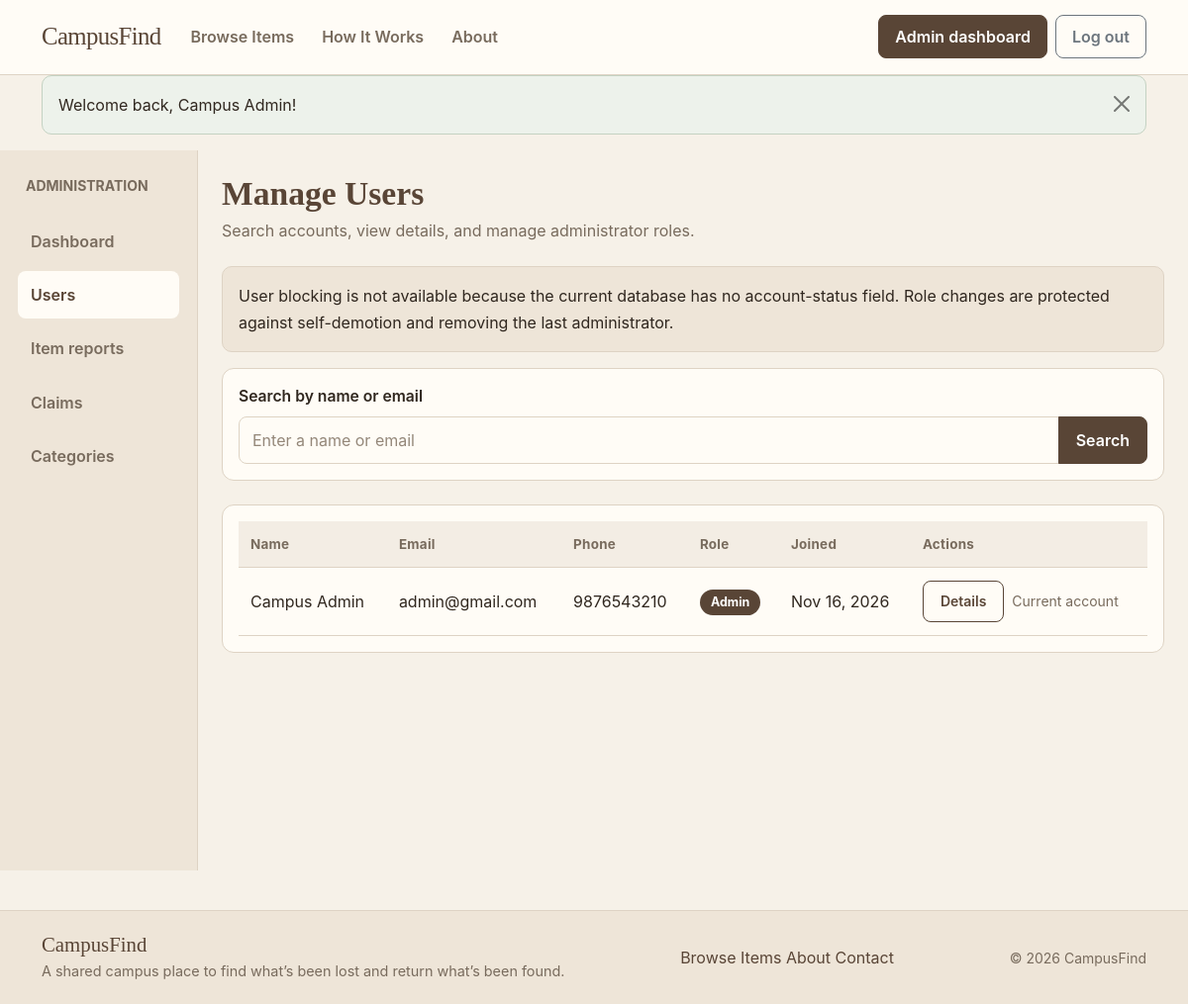
/admin/manage_users.php (signed in), run on the app's committed database.
### tables this page shows
CREATE TABLE IF NOT EXISTS `users` (
  `user_id` INT AUTO_INCREMENT PRIMARY KEY,
  `name` VARCHAR(100) NOT NULL,
  `email` VARCHAR(100) NOT NULL UNIQUE,
  `phone` VARCHAR(20) NOT NULL,
  `password` VARCHAR(255) NOT NULL,
  `role` ENUM('admin', 'user') NOT NULL DEFAULT 'user',
  `created_at` TIMESTAMP DEFAULT CURRENT_TIMESTAMP
);

### admin/manage_users.php (the view, shortened to what this page needs)
<?php
require_once __DIR__ . '/../includes/functions.php';
$search = isset($_GET['search']) && is_string($_GET['search']) ? trim($_GET['search']) : '';
$usersQuery = 'SELECT user_id, name, email, phone, role, created_at FROM users';
$params = [];
$usersQuery .= ' ORDER BY created_at DESC';
$stmt = $pdo->prepare($usersQuery);
$stmt->execute($params);
$users = $stmt->fetchAll();
require_once __DIR__ . '/../includes/header.php';
require_once __DIR__ . '/../includes/admin_sidebar.php';
?>
<div class="mb-4">
    <h1 class="h2 fw-bold text-navy mb-1">Manage Users</h1>
    <p class="text-muted mb-0">Search accounts, view details, and manage administrator roles.</p>
</div>
<div class="alert alert-info">
    User blocking is not available because the current database has no account-status field. Role changes are protected against self-demotion and removing the last administrator.
</div>
<form method="GET" class="card card-custom p-3 mb-4">
    <label for="user-search" class="form-label fw-semibold">Search by name or email</label>
    <div class="input-group">
        <input id="user-search" type="search" name="search" class="form-control" value="<?php echo e($search); ?>" maxlength="100" placeholder="Enter a name or email">
        <button class="btn btn-navy" type="submit"><i class="bi bi-search"></i> Search</button>
    </div>
</form>
<div class="card card-custom p-3">
    <div class="table-responsive">
        <table class="table table-hover align-middle mb-0">
            <thead><tr><th>Name</th><th>Email</th><th>Phone</th><th>Role</th><th>Joined</th><th>Actions</th></tr></thead>
            <tbody>
                <?php foreach ($users as $user): ?>
                    <tr>
                        <td><?php echo e($user['name']); ?></td>
                        <td><?php echo e($user['email']); ?></td>
                        <td><?php echo e($user['phone']); ?></td>
                        <td><span class="badge <?php echo $user['role'] === 'admin' ? 'bg-primary' : 'bg-secondary'; ?>"><?php echo e(ucfirst($user['role'])); ?></span></td>
                        <td><?php echo e(format_date($user['created_at'])); ?></td>
                        <td>
                            <div class="d-flex flex-wrap gap-2">
                                <a class="btn btn-sm btn-outline-primary" href="<?php echo BASE_URL; ?>admin/manage_users.php?view=<?php echo (int)$user['user_id']; ?><?php echo $search !== '' ? '&search=' . rawurlencode($search) : ''; ?>">Details</a>
                                <?php if ((int)$user['user_id'] !== (int)$_SESSION['user_id']): ?>
                                    <form method="POST" class="d-flex gap-1" onsubmit="return confirm('Change this user role?');">
                                        <input type="hidden" name="csrf_token" value="<?php echo e(generate_csrf_token()); ?>">
                                        <input type="hidden" name="user_id" value="<?php echo (int)$user['user_id']; ?>">
                                        <select name="role" class="form-select form-select-sm" aria-label="Role for <?php echo e($user['name']); ?>">
                                            <option value="user" <?php echo $user['role'] === 'user' ? 'selected' : ''; ?>>User</option>
                                            <option value="admin" <?php echo $user['role'] === 'admin' ? 'selected' : ''; ?>>Admin</option>
                                        </select>
                                        <button class="btn btn-sm btn-outline-secondary" type="submit">Save</button>
                                    </form>
                                <?php else: ?>
                                    <span class="small text-muted align-self-center">Current account</span>
                                <?php endif; ?>
                            </div>
                        </td>
                    </tr>
                <?php endforeach; ?>
            </tbody>
        </table>
    </div>
</div>
<?php
require_once __DIR__ . '/../includes/admin_content_end.php';
require_once __DIR__ . '/../includes/footer.php';
?>

### assets/css/style.css (style rules this page uses)
:root { --primary-navy: #594536; --primary-navy-hover: #423326; --accent-blue: #a66b4f; --accent-light: #eee5d8; --secondary-background: #eee5d8; --bg-light: #f6f1e8; --card-border: #ded3c4; --text-dark: #30271f; --text-muted: #786b5d; --surface: #fffcf6; --success: #587258; --danger: #a65347; --radius: 12px; }
* { box-sizing: border-box; }
body { min-height: 100vh; display: flex; flex-direction: column; background: var(--bg-light); color: var(--text-dark); font-family: Inter, "Segoe UI", "Helvetica Neue", Arial, sans-serif; font-size: 16px; line-height: 1.65; }
h1, h2, h3, h4, h5, h6, .hero-title { color: var(--text-dark); font-family: Georgia, "Times New Roman", serif; font-weight: 400; line-height: 1.18; }
h1, .h1 { font-size: clamp(2rem, 3.4vw, 2.65rem); }
h2, .h2 { font-size: clamp(1.75rem, 2.8vw, 2.25rem); }
p, li, td, th, label, input, select, textarea, button { line-height: 1.55; }
.text-navy { color: var(--primary-navy) !important; }
.text-muted { color: var(--text-muted) !important; }
a { color: var(--primary-navy); text-underline-offset: 3px; }
.card-custom, .card { border: 1px solid var(--card-border); border-radius: var(--radius); background: var(--surface); box-shadow: none; }
.card-custom { overflow: hidden; }
.btn { min-height: 42px; padding: 9px 17px; border-radius: 8px; font-weight: 600; text-decoration: none; transition: background-color .15s ease, border-color .15s ease, color .15s ease; }
.btn-primary-custom, .btn-navy, .btn-primary { color: #fff !important; border-color: var(--primary-navy) !important; background: var(--primary-navy) !important; }
.btn-outline-primary { color: var(--primary-navy); border-color: var(--primary-navy); }
.form-label { margin-bottom: 7px; color: var(--text-dark); font-size: .98rem; font-weight: 600; }
.form-control, .form-select, .input-group-text { min-height: 48px; border: 1px solid var(--card-border); border-radius: 8px; color: var(--text-dark); background-color: var(--surface); font-size: 1rem; }
.form-control, .form-select { padding: 10px 13px; }
.input-group > .form-control, .input-group > .form-select, .input-group > .input-group-text { border-radius: 8px; }
.form-control::placeholder { color: #948779; }
.badge { padding: 6px 10px; border: 1px solid transparent; border-radius: 999px; font-size: .78rem; font-weight: 700; }
.bg-primary { background-color: var(--primary-navy) !important; }
.alert { border: 1px solid var(--card-border); border-radius: 10px; color: var(--text-dark); background: var(--surface); }
.alert-info, .alert-secondary { border-color: var(--card-border); background: var(--accent-light); }
.table { --bs-table-color: var(--text-dark); --bs-table-bg: transparent; --bs-table-hover-bg: #f5efe6; --bs-table-border-color: var(--card-border); margin-bottom: 0; vertical-align: middle; }
.table > :not(caption) > * > * { padding: 13px 12px; }
.table thead th { color: var(--text-muted); background: #f3ede4; font-size: .84rem; font-weight: 700; letter-spacing: .02em; white-space: nowrap; }

### data on the page
users: name "Campus Admin", email "admin@gmail.com", phone "9876543210", role "Admin", created_at "Nov 16, 2026", shows "Current account"

### other printed values
$_SESSION['flash_' . $key] "Welcome back, Campus Admin!"
